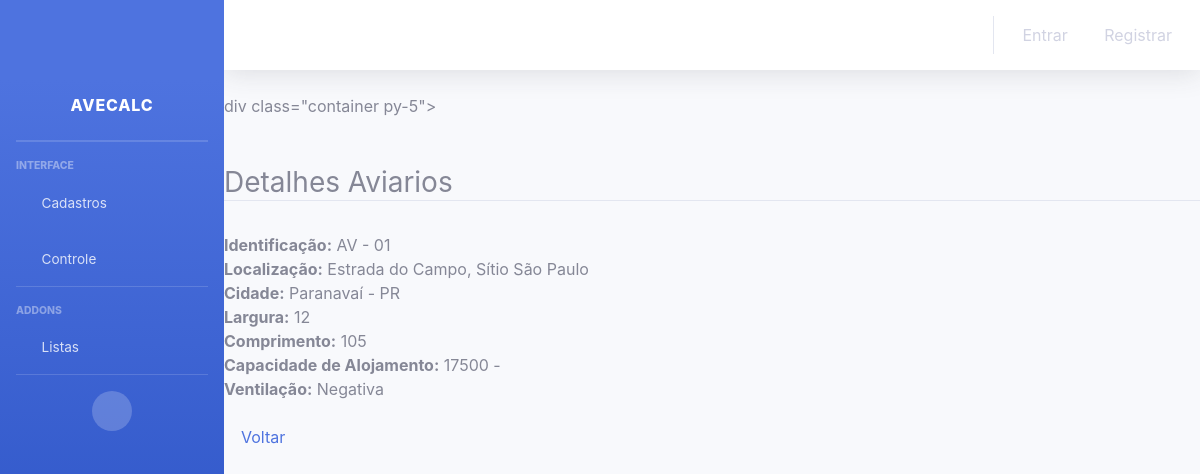
The app's page /ver/aviario/1/, older data.
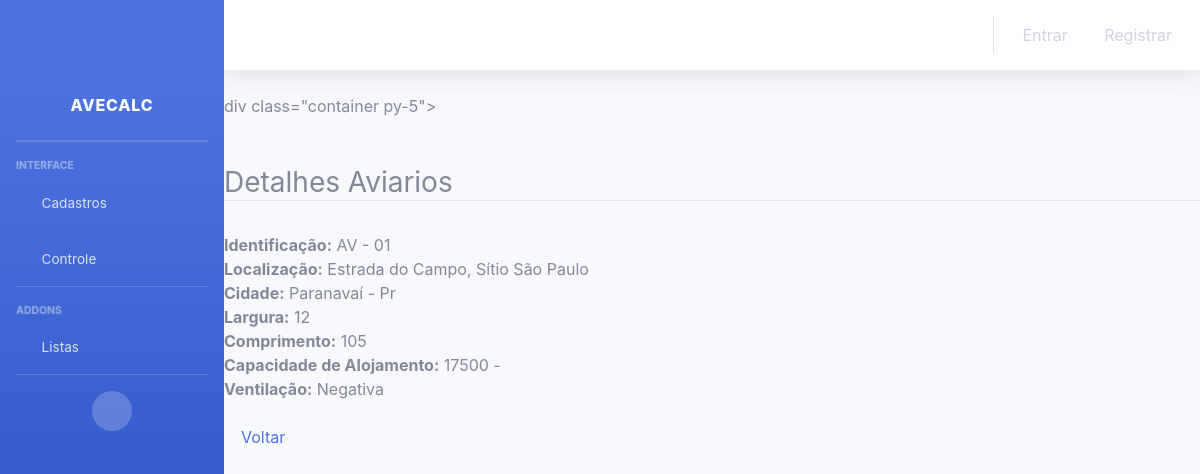
The same page, newer data.
### cadastros/models.py (models this page shows, shortened)
class Aviario(models.Model):
    identificacao          = models.CharField(max_length=10, verbose_name = "Identificação")
    localizacao            = models.CharField(max_length=100, verbose_name = "Localização")
    cidade                 = models.ForeignKey(Cidade, on_delete=models.PROTECT)
    largura                = models.PositiveIntegerField()
    comprimento            = models.PositiveIntegerField()
    capacidadeAlojamento   = models.PositiveIntegerField(verbose_name = "Capacidade de Alojamento")
    ventilacao             = models.CharField(max_length=50, verbose_name = "Tipo de ventilação")
    usuario = models.ForeignKey(User, on_delete=models.PROTECT)

class Cidade(models.Model):
    nome        = models.CharField(max_length=50)
    estado      = models.ForeignKey(Estado, on_delete=models.PROTECT)
    def __str__(self):
        return self.nome + " - " + self.estado.sigla

class Estado(models.Model):
    sigla   = models.CharField(max_length=2, unique = True)
    nome    = models.CharField(max_length=50)

### cadastros/views.py (the view)
# urls.py: path('ver/aviario/<int:pk>/', AviarioDetalhes.as_view(),
class AviarioDetalhes(DetailView):
    model = Aviario
    template_name = "cadastros/detalhe/aviario.html"

### cadastros/templates/cadastros/detalhe/aviario.html (shortened to what this page needs)
{% extends 'cadastros/base.html'%}
{% load static %}
{% load crispy_forms_tags %}
{% block conteudo %}
div class="container py-5">
    <div class="row mt-5">
        <div class="col-lg detalhes-aviarios">
            <h3 class="border-bottom">
                Detalhes Aviarios
            </h3>
            <br>
            <span><b>Identificação:</b></span>
            <span>{{ object.identificacao }}</span>
            <br>
            <span><b>Localização:</b></span>
            <span>{{ object.localizacao }}</span>
            <br>
            <span><b>Cidade:</b></span>
            <span>{{ object.cidade }}</span>
            <br>
            <span><b>Largura:</b></span>
            <span>{{ object.largura }}</span>
            <br>
            <span><b>Comprimento:</b></span>
            <span>{{ object.comprimento }}</span>
            <br>
            <span><b>Capacidade de Alojamento:</b></span>
            <span>{{ object.capacidadeAlojamento }} -
            <br>
            <span><b>Ventilação:</b></span>
            <span>{{ object.ventilacao }}</span>
            <br>
            <a href="{% url 'index' %}" class="d-inline-block mt-4">
                <i class="fa fa-arrow-circle-left" aria-hidden="true"></i>
                Voltar
            </a>
        </div>
    </div>
</div>
{% endblock %}

Row changes from the older to the newer data that the page shows:
changed through a linked row, Aviario "AV - 01": cidade "Paranavaí - PR" → "Paranavaí - Pr"
